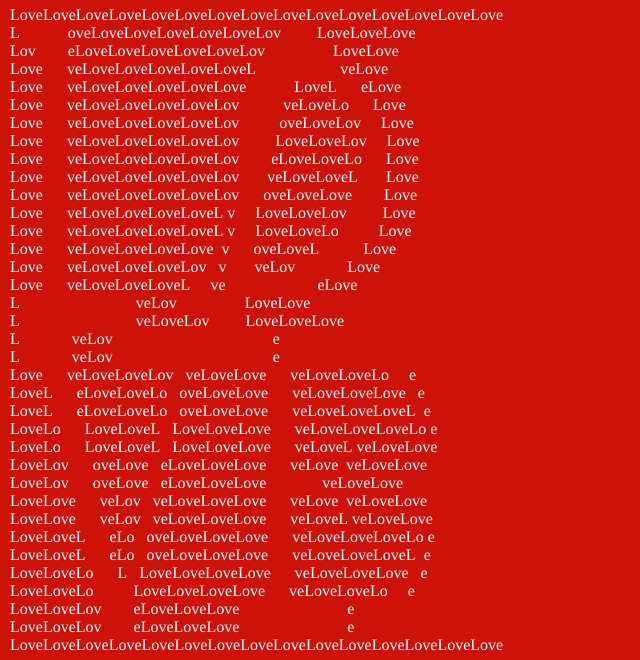
Frame 1 (no input)
Frame 60 (no input): identical to frame 1, image omitted
Frame 120 (the mouse pressed at the canvas centre since frame 60): identical to frame 1, image omitted

The p5.js sketch that drew this single still picture (run headless with seeded random() and noise() and a simulated clock; from frame 60 on, the mouse is pressed at the canvas centre):

// p5.js sketch
// ── sketch.js
// p5.js sketch that asks the user for an input message
// and render it on the canvas with the 'Love' artwork embedded in it.
// Karl Zarbon Feb 2022

let generator

function setup() {
  createCanvas(640, 660);
  let p = createElement('p', 'Enter your sentence to generate a new image');
  p.position(700, 10);
  let inp = createInput('Love');
  inp.position(700, 50);
  inp.size(300);
  inp.input(myInputEvent);

  checkbox = createCheckbox('wrap', false);
  checkbox.position(700, 80);
  checkbox.changed(myCheckedEvent);

  background(color('#cd120a'));
  textFont('Azeret Mono');
  textSize(16)

  fill(255)
  generator = new LoveGenerator(inp.value())
  generator.generate()

}

function myInputEvent() {

  generator.initMsg(this.value())
  generator.generate()
}

function myCheckedEvent() {
  print('ger')
  generator.setWrap(this.checked())
  generator.init()
  generator.generate()
}

function draw() {
  background(color('#cd120a'));
  let displayMsg = generator.getMessage()

  let endIdx = Math.floor(displayMsg.length / MAXLENGTH)
  for (let i = 0; i < endIdx; i++) {

    let sliceText = displayMsg.slice(i * MAXLENGTH, i * MAXLENGTH + MAXLENGTH)
    text(sliceText, 10, 20 + i * 18)
  }


}
// ── love.js
// Repeat the input message while encoding the 'LOVE' artwork in he result string
// Karl Zarbon Feb 2022





// 'LOVE' spacing information
let data = [60,1,12,26,9,12,3,8,24,17,8,4,6,23,21,6,4,6,22,12,5,6,5,
4,6,21,11,8,6,4,4,6,21,10,10,5,4,4,6,21,9,11,5,4,
4,6,21,8,11,6,4,4,6,21,7,11,7,4,4,6,21,6,11,8,4,
4,6,19,1,1,5,11,9,4,4,6,19,1,1,5,10,10,4,4,6,18,2,1,6,8,11,4,
4,6,17,3,1,7,5,13,4,4,6,15,5,2,23,5,1,29,5,17,8,
1,29,9,9,12,1,13,5,40,1,1,13,5,40,1,4,6,13,3,10,6,12,5,1,
5,6,11,3,11,6,14,3,1,5,6,11,3,11,6,15,2,1,
6,6,9,3,12,6,16,1,1,6,6,9,3,12,6,7,1,10,
7,6,7,3,13,6,6,2,10,7,6,7,3,13,14,10,8,6,5,3,14,6,6,2,10,
8,6,5,3,14,6,7,1,10,9,6,3,3,15,6,16,1,1,
9,6,3,3,15,6,15,2,1,10,6,1,3,16,6,14,3,1,10,10,16,6,12,5,1,
11,8,13,27,1,11,8,13,27,1,60]


const MAXLENGTH = 60
const MAXHEIGHT = 37

// Construct a string by repeating the input message and encoding the 'LOVE' artwork
class LoveGenerator {

    constructor(msg) {
        this.initMsg(msg)
        // wrap the input text or always start from the beginning
        this.wrap = false
    }

    init() {

        this.charNumber;  // current position in a line
        this.printMessage = true; // print text or space
        this.lineNumber = 0;
        this.dataIdx = 0;
        this.msgIndex = 0;

        this.result = ""
        this.newline = true; // used to initialize variable for a new line
    }

    initMsg(msg) {
        this.init()

        this.msg = msg;
        this.msgLength = msg.length;

        // repeat and store input message
        if (this.msgLength > 0) {
            this.textArray = []
            let floorL = Math.floor(MAXLENGTH / this.msgLength)

            for (let j = 0; j <= floorL; j++) {
                for (let i = 1; i <= this.msgLength; i++) {
                    this.textArray[j * this.msgLength + i - 1] = this.msg[i - 1]
                }
            }
        }
    }

    setWrap(value) {
        this.wrap = value
    }

    generate() {
        while (this.lineNumber < MAXHEIGHT) {
            if (this.newline) {
                this.initNewline();
            }
            else {
                this.generateLine();
            }
        }
    }

    getMessage() {
        return this.result
    }


    initNewline() {

        this.charNumber = 1;
        this.printMessage = true;
        this.lineNumber++;
        this.newline = false
    }

    generateLine() {

        let a;
        a = data[this.dataIdx++];
        this.charNumber += a;
        if (this.printMessage == true) {
            this.addMsgText(a);
        }
        else {
            this.addSpace(a);
        }
        if (this.charNumber > MAXLENGTH) {
            this.newline = true
        }
    }


    addMsgText(a) {
        for (let i = this.charNumber - a; i <= this.charNumber - 1; i++) {
            if (!this.wrap) {
                this.result += this.textArray[i - 1];

            }
            else {
                this.result += this.msg[(this.msgIndex++) % this.msgLength];
            }
        }
        this.printMessage = false
    }


    addSpace(a) {

        for (let i = 0; i < a; i++) {
            this.result += ' ';
        }
        this.printMessage = true;

    }
}


// Original BASIC code from the book "BASIC Computer Games" 
// by David H. Ahl.


// 2 PRINT TAB(33);"LOVE"
// 4 PRINT TAB(15);"CREATIVE COMPUTING  MORRISTOWN, NEW JERSEY"
// 6 PRINT: PRINT: PRINT
// 20 PRINT "A TRIBUTE TO THE GREAT AMERICAN ARTIST, ROBERT INDIANA."
// 30 PRINT "HIS GREATEST WORK WILL BE REPRODUCED WITH A MESSAGE OF"
// 40 PRINT "YOUR CHOICE UP TO 60 CHARACTERS.  IF YOU CAN'T THINK OF"
// 50 PRINT "A MESSAGE, SIMPLE TYPE THE WORD 'LOVE'": PRINT
// 60 INPUT "YOUR MESSAGE, PLEASE";A$: L=LEN(A$)
// 70 DIM T$(120): FOR I=1 TO 10: PRINT: NEXT I
// 100 FOR J=0 TO INT(60/L)
// 110 FOR I=1 TO L
// 120 T$(J*L+I)=MID$(A$,I,1)
// 130 NEXT I: NEXT J
// 140 C=0
// 200 charNumber=1: P=1: C=C+1: IF C=37 THEN 999
// 205 PRINT
// 210 READ A: charNumber=charNumber+A: IF P=1 THEN 300
// 240 FOR I=1 TO A: PRINT " ";: NEXT I: P=1: GOTO 400
// 300 FOR I=charNumber-A TO charNumber-1: PRINT T$(I);: NEXT I: P=0
// 400 IF charNumber>60 THEN 200
// 410 GOTO 210
// 600 DATA 60,1,12,26,9,12,3,8,24,17,8,4,6,23,21,6,4,6,22,12,5,6,5
// 610 DATA 4,6,21,11,8,6,4,4,6,21,10,10,5,4,4,6,21,9,11,5,4
// 620 DATA 4,6,21,8,11,6,4,4,6,21,7,11,7,4,4,6,21,6,11,8,4
// 630 DATA 4,6,19,1,1,5,11,9,4,4,6,19,1,1,5,10,10,4,4,6,18,2,1,6,8,11,4
// 640 DATA 4,6,17,3,1,7,5,13,4,4,6,15,5,2,23,5,1,29,5,17,8
// 650 DATA 1,29,9,9,12,1,13,5,40,1,1,13,5,40,1,4,6,13,3,10,6,12,5,1
// 660 DATA 5,6,11,3,11,6,14,3,1,5,6,11,3,11,6,15,2,1
// 670 DATA 6,6,9,3,12,6,16,1,1,6,6,9,3,12,6,7,1,10
// 680 DATA 7,6,7,3,13,6,6,2,10,7,6,7,3,13,14,10,8,6,5,3,14,6,6,2,10
// 690 DATA 8,6,5,3,14,6,7,1,10,9,6,3,3,15,6,16,1,1
// 700 DATA 9,6,3,3,15,6,15,2,1,10,6,1,3,16,6,14,3,1,10,10,16,6,12,5,1
// 710 DATA 11,8,13,27,1,11,8,13,27,1,60
// 999 FOR I=1 TO 10: PRINT: NEXT I: END
